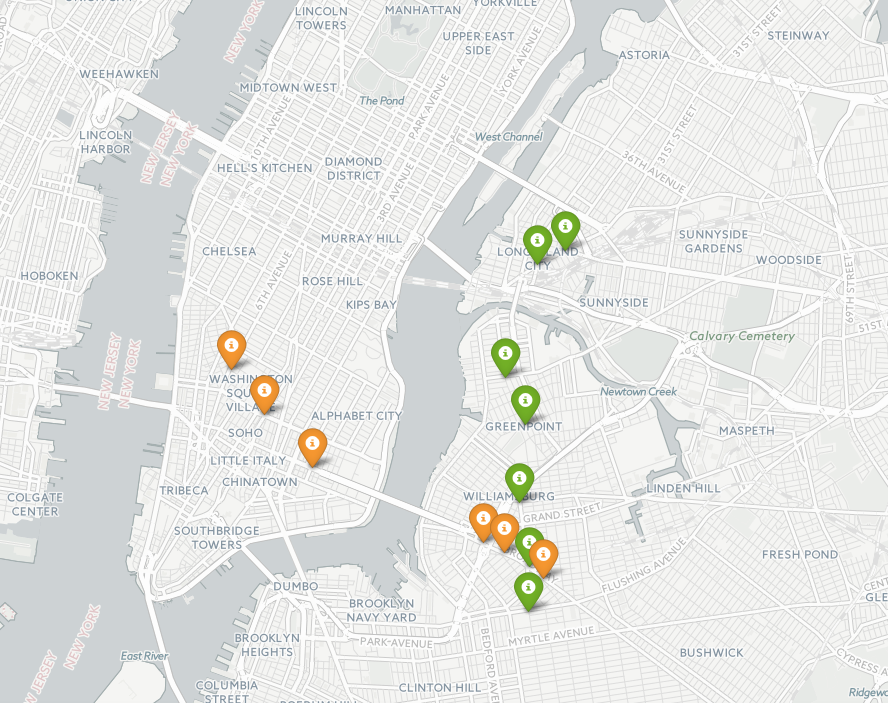

This figure's Python source:
import pandas as pd
import folium

libs = pd.read_csv('train.csv')

coords = []
popups = []
icons = []
mapVor = folium.Map(location=[40.75, -73.9],tiles="Cartodb Positron",zoom_start=13)

for index, row in libs.iterrows():
    if (row['Line'] == "G" or row['Line'] == "M")and (row['Line'] != "L"):    
        lat = row['Latitude']
        lon = row['Longitude']
        name = row['Line'] + ' train at ' + row['Station']
        coords.append([lat,lon])
        
        if(row['Line'] == "G"):
             folium.Marker([lat,lon],popup = name, icon = folium.Icon(color='green')).add_to(mapVor)
        elif(row['Line'] == "M"):
             folium.Marker([lat,lon],popup = name, icon = folium.Icon(color='orange')).add_to(mapVor)
        
mapVor.save(outfile='afterTrain.html')